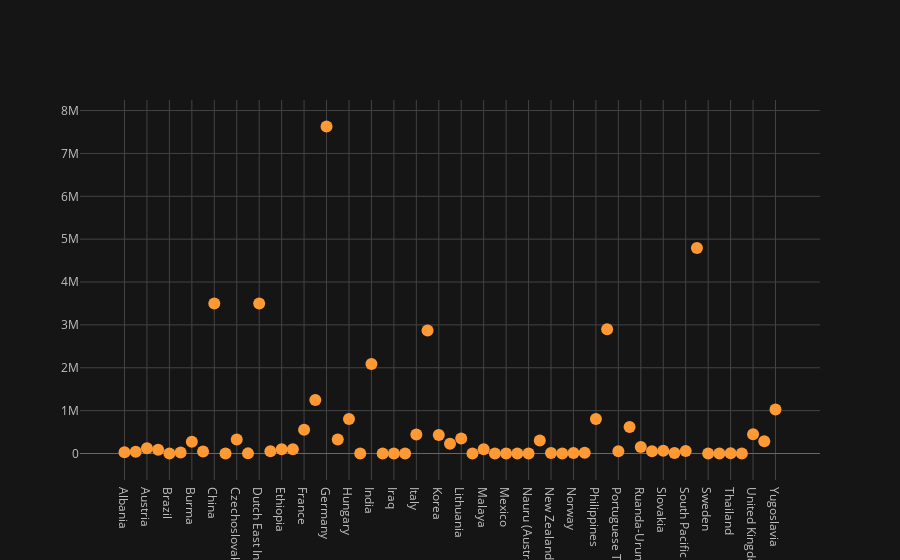

The code cell stored with this chart in its notebook:
### Code cell
nations['DeathsFinal'].sum().iplot(kind='scatter',mode='markers')

### Figure 1 — Plotly figure (JSON) as saved in the notebook; plotly's stock layout.template omitted (floating-point values rounded to 4 significant figures)
{"data": [{"line": {"color": "rgba(255, 153, 51, 1.0)", "dash": "solid", "shape": "linear", "width": 1.3}, "marker": {"size": 12, "symbol": "circle"}, "mode": "markers", "name": "DeathsFinal", "text": "", "type": "scatter", "uid": "5a6068c6-e3c2-400e-8ad8-1d5a9c1acadc", "x": ["Albania", "Australia", "Austria", "Belgium", "Brazil", "Bulgaria", "Burma", "Canada", "China", "Cuba", "Czechoslovakia", "Denmark", "Dutch East Indies", "Estonia", "Ethiopia", "Finland", "France", "French Indochina", "Germany", "Greece", "Hungary", "Iceland", "India", "Iran", "Iraq", "Ireland", "Italy", "Japan", "Korea", "Latvia", "Lithuania", "Luxembourg", "Malaya", "Malta", "Mexico", "Mongolia", "Nauru (Australian)", "Netherlands", "New Zealand", "Newfoundland", "Norway", "Papua and New Guinea (Australian)", "Philippines", "Poland", "Portuguese Timor", "Romania", "Ruanda-Urundi (Belgian)", "Singapore", "Slovakia", "South Africa", "South Pacific Mandate (Japanese)", "Soviet Union", "Sweden", "Switzerland", "Thailand", "Turkey", "United Kingdom", "United States", "Yugoslavia"], "y": [30000, 40500, 120000, 88000, 2000, 25000, 272000, 45400, 3500789, 100, 325000, 3200, 3500000, 50000, 100000, 97000, 552600, 1250000, 7628176, 327550, 804500, 200, 2087000, 200, 500, 200, 444290, 2870000.0, 430500, 230000, 350000, 2000, 100000, 1500, 100, 300, 500, 301000, 11900, 100, 9500, 15000, 807000, 2898500, 55000, 616400, 150000, 50000, 65500, 11900, 57000, 4792982, 600, 100, 7600, 200, 450901, 288001, 1027000]}], "layout": {"legend": {"bgcolor": "#151516", "font": {"color": "#D9D9D9"}}, "paper_bgcolor": "#151516", "plot_bgcolor": "#151516", "title": {"font": {"color": "#D9D9D9"}}, "xaxis": {"gridcolor": "#434343", "showgrid": true, "tickfont": {"color": "#C2C2C2"}, "title": {"font": {"color": "#D9D9D9"}, "text": ""}, "zerolinecolor": "#666570"}, "yaxis": {"gridcolor": "#434343", "showgrid": true, "tickfont": {"color": "#C2C2C2"}, "title": {"font": {"color": "#D9D9D9"}, "text": ""}, "zerolinecolor": "#666570"}}}
